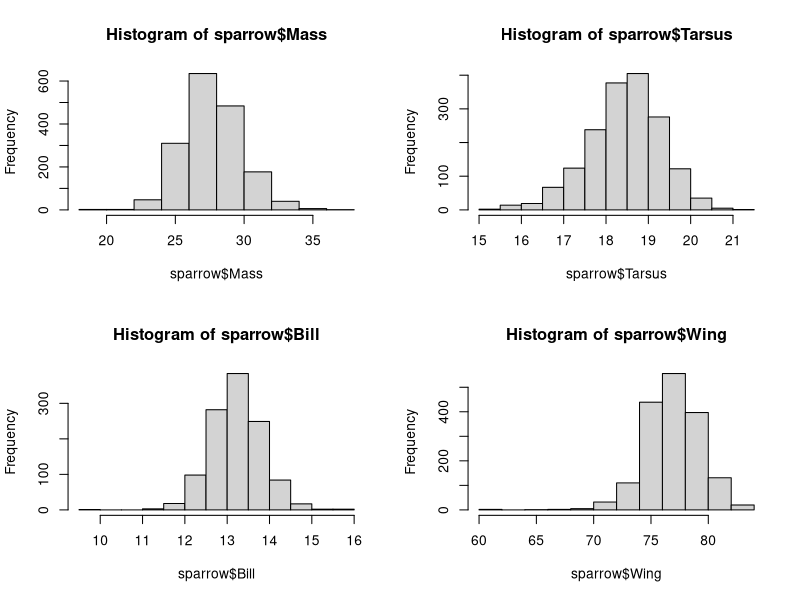
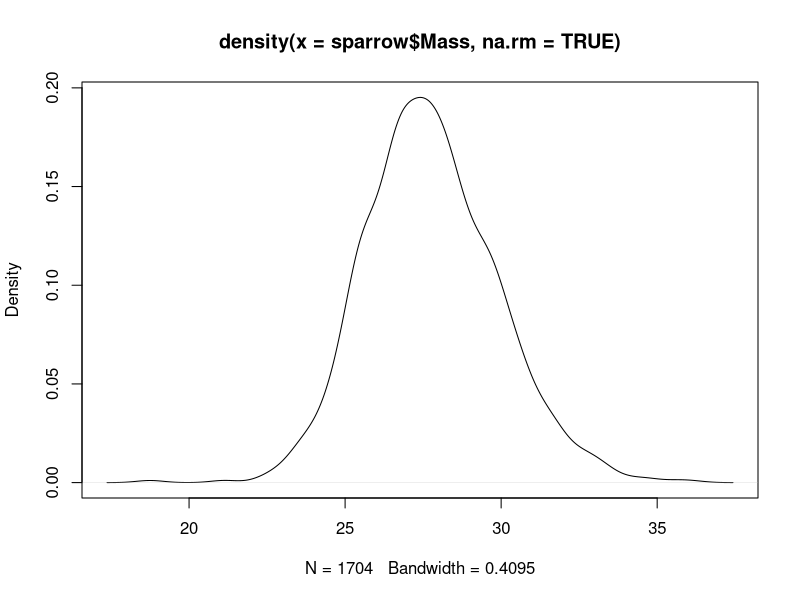
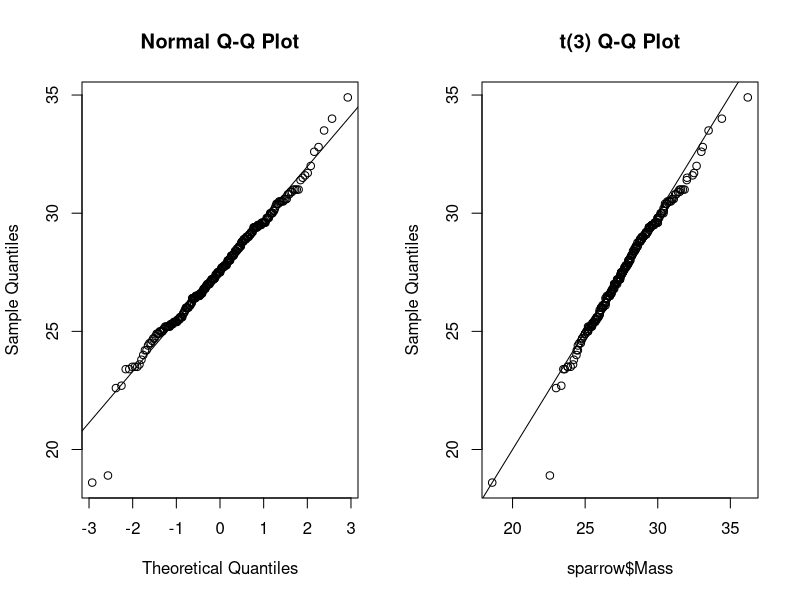
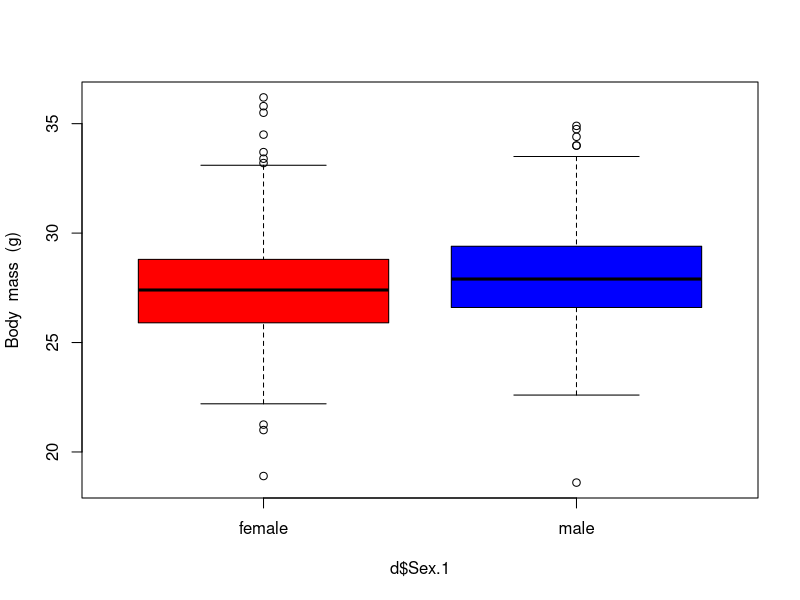

Write the R code that produced these figures, in order.
# Stats with sparrows - day 2

#mean is equal to variance in Poisson distribution (Count data)

#Mean != variance in negative binomial (count data)

#Parametric tests are for numeric data i.e. continuous, discrete, count. Also have to be norm. distributed. Have a better significance if correctly used

#Non-para for categorical data i.e. Ranked, nominal
rm(list = ls())

sparrow = read.table("../Data/SparrowSize.txt", header=TRUE)
str(sparrow)
dplyr::tbl_df(sparrow)

graphics.off()
par(mfrow = c(2,2))
hist(sparrow$Mass)
hist(sparrow$Tarsus)
hist(sparrow$Bill)
hist(sparrow$Wing)
d <- density(sparrow$Mass, na.rm = TRUE)
graphics.off()
plot(d)

graphics.off()
par(mfrow=c(1,2))
x = sample(sparrow$Mass, 300)
#normal fit
qqnorm(x);qqline(x)
qqplot(sparrow$Mass, x,main= "t(3) Q-Q Plot", ylab = "Sample Quantiles")
abline(0,1)

#sws lecture 4

rm(list=ls())
graphics.off()

d = read.table("../Data/SparrowSize.txt", header=TRUE)

Bill_mean = mean(d$Bill, na.rm = TRUE)
Bill_var = var(d$Bill, na.rm = TRUE) 
Bill_sd = sd(d$Bill, na.rm = TRUE)
mass_mean = mean(d$Mass, na.rm = TRUE)
mass_var = var(d$Mass, na.rm = TRUE)
mass_sd = sd(d$Mass, na.rm = TRUE)
wing_mean = mean(d$Wing, na.rm = TRUE)
wing_var = var(d$Wing, na.rm = TRUE) 
wing_sd = sd(d$Wing, na.rm = TRUE)

d2 = subset(d, d!= "NA")

#calculating standard error
Bill_se = Bill_sd/sqrt(length(d2$Bill))
Mass_se = mass_sd/sqrt(length(d2$Mass))
Wing_se = wing_sd/sqrt(length(d2$Wing))

#calcuating standard error for subset
d1 <- subset(d2, d2$Year==2001)

Bill_se_2001 = Bill_sd/sqrt(length(d1$Bill))
Mass_se_2001 = mass_sd/sqrt(length(d1$Mass))
Wing_se_2001 = wing_sd/sqrt(length(d1$Wing))

#calculating 95%CI
qnorm(c(0.025,0.975))
CI_Bill = c((Bill_mean -(Bill_se*1.96)), (Bill_mean + (Bill_se*1.96)))
CI_Mass = c((mass_mean -(Mass_se*1.96)), (mass_mean + (Mass_se*1.96)))
CI_Wing = c((wing_mean -(Wing_se*1.96)), (wing_mean + (Wing_se*1.96)))
CI_Bill
CI_Mass
CI_Wing


# sws lecture 5

rm(list = ls())
graphics.off()

#Accept or relect H0
N_Tarsus = 1685
SE_Tarsus = 0.02
Mean_Tarsus = 18.52
N_T_2001 = 168
SE_T_2001 = 0.07
Mean_T_2001 = 18.19

CI_T_2001 = c(Mean_T_2001 - (1.96 * SE_T_2001), Mean_T_2001 + (1.96 * SE_T_2001))

CI_T_2001
# reject H0

#T Test!
  
df = 167 # no. of observations - 1

#True mean is = 18.5 H0

TM = 18.5

T_result = (Mean_T_2001 - TM)/ SE_T_2001

p_value = 2*pt(-abs(T_result), 167)
p_value

sparrow = read.table("../Data/SparrowSize.txt", header=TRUE)

d1<- subset(sparrow, sparrow$Year==2001)
t.test(d1$Tarsus, mu=18.5, na.rm = TRUE)

#Male and female mean not equal
t.test(sparrow$Tarsus ~sparrow$Sex, na.rm = TRUE)


#HO 5

wing_length_differ = t.test(d1$Wing, mu = mean(sparrow$Wing, na.rm = TRUE), na.rm = TRUE)

wing_length_differ

wing_length_mf = t.test(d1$Wing ~ d1$Sex, na.rm = TRUE)

wing_length_mf

wing_length_mf_full = t.test(sparrow$Wing~ sparrow$Sex, na.rm = TRUE)

wing_length_mf_full

#sws6

rm(list = ls())

graphics.off()

# DoF effects 

#Type 1 (effect does not exist, but test says it does) and Type 2 (no effect detected, but one does exist) errors


### 5% chance of detecting an 
### effect that does not exist (T1)

#Type  II effects depend  on  statisticalpower . The bigger  the sample size, the smaller the chance for type II errors

library(pwr)
pwr.t.test(d=(0-0.05)/0.96, power = .8, sig.level = 0.05, type = "two.sample", alternative = "two.sided")

#sws - pdf 4
rm(list=ls()) 	

d <- read.table("../Data/SparrowSize.txt",  header=TRUE) 	

d1 <- subset(d,  d$Tarsus!="NA") 	

seTarsus <- sqrt(var(d1$Tarsus)/length(d1$Tarsus)) 	

seTarsus 	

d12001<- subset(d1,  d1$Year==2001) 	

seTarsus2001<- sqrt(var(d12001$Tarsus)/length(d12001$Tarsus)) 	

seTarsus2001 	


# pdf 5 - Hypothesis testing

boxplot(d$Mass~d$Sex.1,  col  =  c("red",  "blue"),  ylab="Body  mass  (g)") 	

#Is this plot showing significant results?
t.test1  <-  t.test(d$Mass~d$Sex.1) 	

t.test1 	
